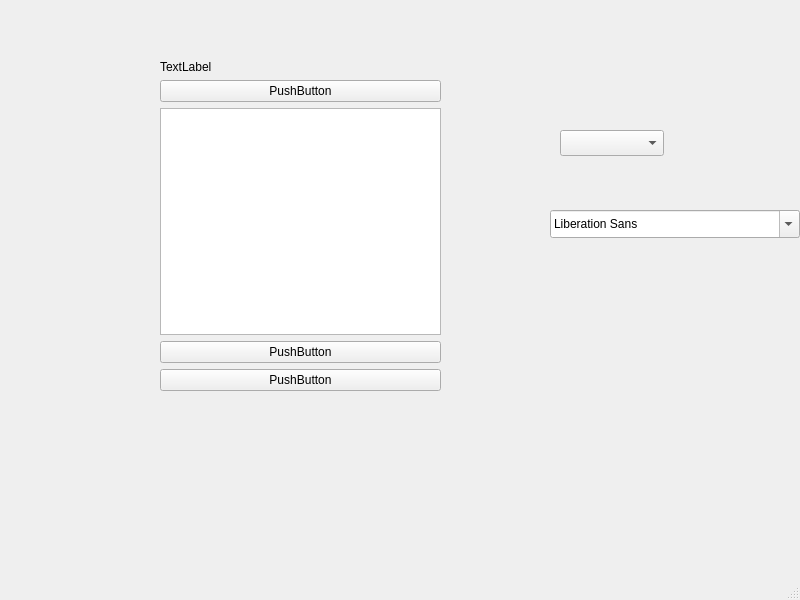
<?xml version="1.0" encoding="UTF-8"?>
<ui version="4.0">
 <class>MainWindow</class>
 <widget class="QMainWindow" name="MainWindow">
  <property name="geometry">
   <rect>
    <x>0</x>
    <y>0</y>
    <width>800</width>
    <height>600</height>
   </rect>
  </property>
  <property name="windowTitle">
   <string>MainWindow</string>
  </property>
  <widget class="QWidget" name="centralwidget">
   <widget class="QComboBox" name="comboBox">
    <property name="geometry">
     <rect>
      <x>560</x>
      <y>130</y>
      <width>104</width>
      <height>26</height>
     </rect>
    </property>
   </widget>
   <widget class="QFontComboBox" name="fontComboBox">
    <property name="geometry">
     <rect>
      <x>550</x>
      <y>210</y>
      <width>250</width>
      <height>28</height>
     </rect>
    </property>
   </widget>
   <widget class="QWidget" name="">
    <property name="geometry">
     <rect>
      <x>160</x>
      <y>60</y>
      <width>281</width>
      <height>331</height>
     </rect>
    </property>
    <layout class="QVBoxLayout" name="verticalLayout">
     <item>
      <widget class="QLabel" name="label">
       <property name="text">
        <string>TextLabel</string>
       </property>
      </widget>
     </item>
     <item>
      <widget class="QPushButton" name="pushButton">
       <property name="text">
        <string>PushButton</string>
       </property>
      </widget>
     </item>
     <item>
      <widget class="QTextEdit" name="textEdit"/>
     </item>
     <item>
      <widget class="QPushButton" name="pushButton_2">
       <property name="text">
        <string>PushButton</string>
       </property>
      </widget>
     </item>
     <item>
      <widget class="QPushButton" name="pushButton_3">
       <property name="text">
        <string>PushButton</string>
       </property>
      </widget>
     </item>
    </layout>
   </widget>
  </widget>
  <widget class="QMenuBar" name="menubar">
   <property name="geometry">
    <rect>
     <x>0</x>
     <y>0</y>
     <width>800</width>
     <height>22</height>
    </rect>
   </property>
  </widget>
  <widget class="QStatusBar" name="statusbar"/>
 </widget>
 <resources/>
 <connections/>
</ui>
